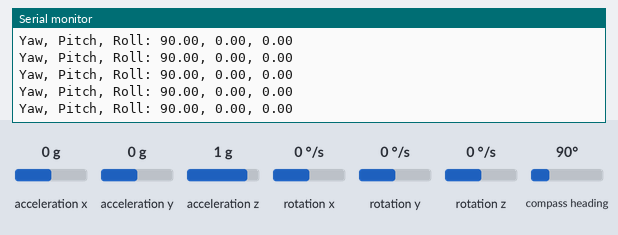
A sketch run on a simulated Arduino Uno, built with avr-gcc and run on an emulated ATmega328P. Parts: the last lines printed to the serial monitor. The inputs (shaded band) are chosen by the test bench; at power-on: acceleration x 0 g, acceleration y 0 g, compass heading 90°, acceleration z 1 g, rotation x 0 °/s, rotation y 0 °/s, rotation z 0 °/s.

Above: at 3.2 s.
3.3 s: acceleration x set to -1.4 g
At 4.1 s:
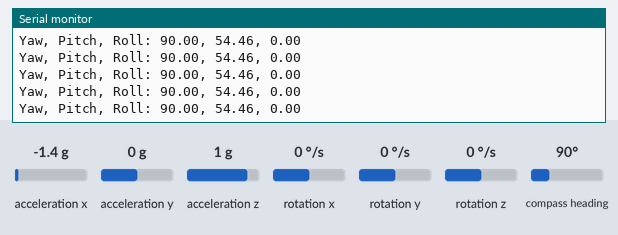
4.8 s: acceleration y set to -1.4 g
At 5.4 s:
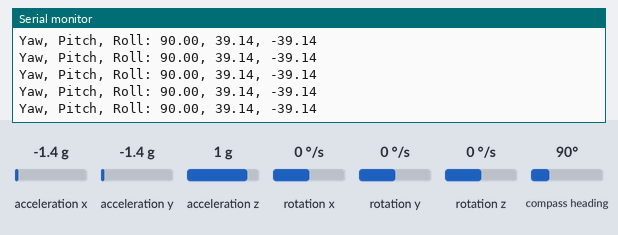
6.3 s: compass heading set to 352°
At 7.4 s:
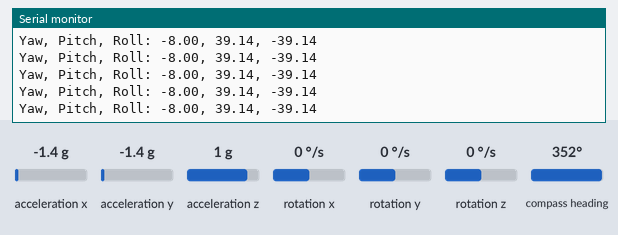
9.3 s: acceleration y set to 0 g
At 10.3 s:
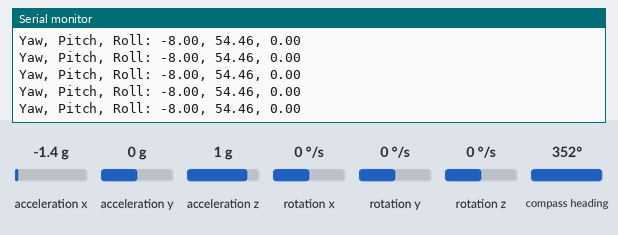
12.3 s: compass heading set to 7°
At 13.4 s:
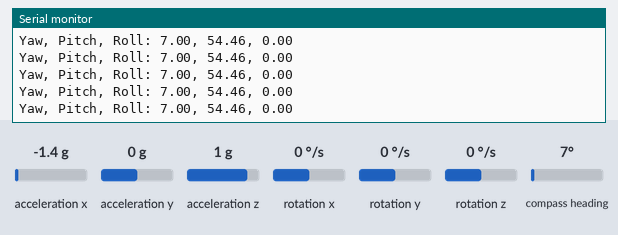
15.3 s: acceleration x set to 0.8 g
At 16.2 s:
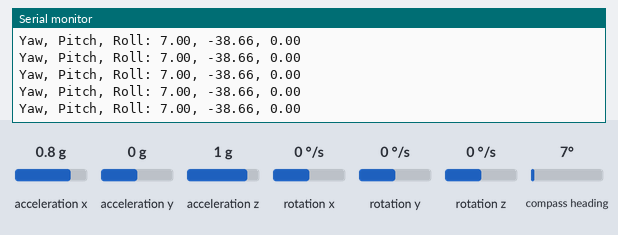
Timing chart, 0 to 18.3 s (numbered marks = the images above; inputs shaded):
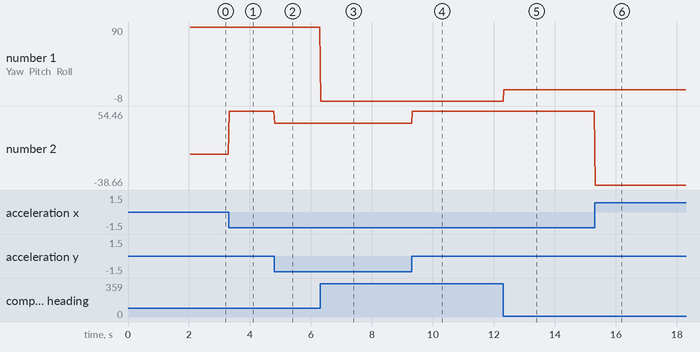

Measured:
- after the input at 3.3 s, the serial monitor: prints a new line at once (image 1)
- after the input at 4.8 s, the serial monitor: prints a new line at once (image 2)
- after the input at 6.3 s, the serial monitor: prints a new line at once (image 3)
- after the input at 9.3 s, the serial monitor: prints a new line at once (image 4)
- after the input at 12.3 s, the serial monitor: prints a new line at once (image 5)
- after the input at 15.3 s, the serial monitor: prints a new line at once (image 6)
- plotted number 1: 90 → -8 after the input at 6.3 s, -8 → 7 after the input at 12.3 s
- plotted number 2: 0 → 54.46 after the input at 3.3 s, 54.46 → 39.14 after the input at 4.8 s, 39.14 → 54.46 after the input at 9.3 s, 54.46 → -38.66 after the input at 15.3 s

The sketch:

headroll.ino
```cpp
/*
headroll.ino

read gyro/accelerometer/magnetometer

display
	heading: 0:360 degrees compass heading
	roll: -45:+45 degrees roll of deck


MPU9250 - same as MPU6050 + magnetometer
https://arduino.stackexchange.com/questions/20740/how-to-do-run-time-calibration-for-mpu9250

http://www.arduinolearning.com/code/arduino-mpu-9250-example.php

MPU6050 includes Digital Motion Processor (DMP)

libraries
	MPU6050
	I2Cdev
	MPU6050 Motion Apps

ATTITUDE & HEADING REFERENCE SYSTEM (AHRS)
https://www.vectornav.com/resources/inertial-navigation-primer/theory-of-operation/theory-ahrs

Micro-Electromechanical Systems (MEMS)

Calibration
https://wired.chillibasket.com/2015/01/calibrating-mpu6050/

Paul McWhorter: 9-axus IMU
Walks through simplified versions of the math and concepts.
https://toptechboy.com/arduino-based-9-axis-inertial-measurement-unit-imu-based-on-bno055-sensor/
https://www.youtube.com/watch?v=p_qZ-ie2R7o&t=2s


running connection_check
	i2c address is 0x68, which indicates MPU6050
	AK8963 address is 0, magnetometer not found


*/

#include "MPU9250.h"

MPU9250 mpu;

int gx = 0;

void setup() {
	Serial.begin(115200);
	Wire.begin();
	delay(2000);
	Serial.println( "serial and wire initiated");

	if (!mpu.setup(0x68)) {  // change to your own address
		while (1) {
			Serial.println("MPU connection failed. Please check your connection with `connection_check` example.");
			delay(5000);
		}
	}
}

void loop() {
	if (mpu.update()) {
		static uint32_t prev_ms = millis();
		if (millis() > prev_ms + 25) {
			print_roll_pitch_yaw();
			prev_ms = millis();
		}
	}
}

void print_roll_pitch_yaw() {
	Serial.print("Yaw, Pitch, Roll: ");
	Serial.print(mpu.getYaw(), 2);
	Serial.print(", ");
	Serial.print(mpu.getPitch(), 2);
	Serial.print(", ");
	Serial.println(mpu.getRoll(), 2);
}
```
